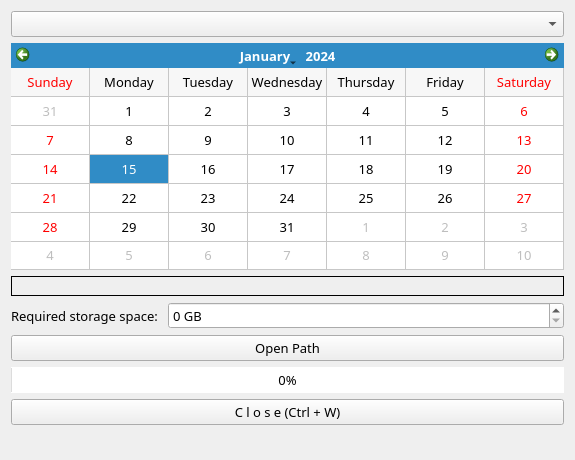
<?xml version="1.0" encoding="UTF-8"?>
<ui version="4.0">
 <class>Form</class>
 <widget class="QWidget" name="Form">
  <property name="windowModality">
   <enum>Qt::WindowModal</enum>
  </property>
  <property name="geometry">
   <rect>
    <x>0</x>
    <y>0</y>
    <width>424</width>
    <height>460</height>
   </rect>
  </property>
  <property name="font">
   <font>
    <family>KoPubWorld돋움체 Medium</family>
    <pointsize>10</pointsize>
    <weight>7</weight>
    <italic>false</italic>
    <bold>false</bold>
   </font>
  </property>
  <property name="cursor">
   <cursorShape>ArrowCursor</cursorShape>
  </property>
  <property name="windowTitle">
   <string>AFD</string>
  </property>
  <property name="windowIcon">
   <iconset>
    <normaloff>resource/afd.png</normaloff>resource/afd.png</iconset>
  </property>
  <property name="styleSheet">
   <string notr="true">font: 57 10pt &quot;KoPubWorld돋움체 Medium&quot;;</string>
  </property>
  <layout class="QVBoxLayout" name="verticalLayout">
   <item>
    <widget class="QComboBox" name="comboBox">
     <property name="styleSheet">
      <string notr="true"/>
     </property>
     <property name="currentText">
      <string/>
     </property>
    </widget>
   </item>
   <item>
    <widget class="QCalendarWidget" name="calendarWidget">
     <property name="sizePolicy">
      <sizepolicy hsizetype="Maximum" vsizetype="Preferred">
       <horstretch>0</horstretch>
       <verstretch>0</verstretch>
      </sizepolicy>
     </property>
     <property name="firstDayOfWeek">
      <enum>Qt::Sunday</enum>
     </property>
     <property name="gridVisible">
      <bool>true</bool>
     </property>
     <property name="horizontalHeaderFormat">
      <enum>QCalendarWidget::LongDayNames</enum>
     </property>
     <property name="verticalHeaderFormat">
      <enum>QCalendarWidget::NoVerticalHeader</enum>
     </property>
     <property name="navigationBarVisible">
      <bool>true</bool>
     </property>
     <property name="dateEditEnabled">
      <bool>true</bool>
     </property>
    </widget>
   </item>
   <item>
    <widget class="QLabel" name="label">
     <property name="styleSheet">
      <string notr="true">border: 1px solid black;</string>
     </property>
     <property name="text">
      <string/>
     </property>
     <property name="alignment">
      <set>Qt::AlignCenter</set>
     </property>
    </widget>
   </item>
   <item>
    <layout class="QHBoxLayout" name="horizontalLayout">
     <item>
      <widget class="QLabel" name="label_2">
       <property name="sizePolicy">
        <sizepolicy hsizetype="Maximum" vsizetype="Preferred">
         <horstretch>0</horstretch>
         <verstretch>0</verstretch>
        </sizepolicy>
       </property>
       <property name="text">
        <string>Required storage space: </string>
       </property>
      </widget>
     </item>
     <item>
      <widget class="QSpinBox" name="spinBox">
       <property name="suffix">
        <string> GB</string>
       </property>
       <property name="prefix">
        <string/>
       </property>
       <property name="maximum">
        <number>99999</number>
       </property>
      </widget>
     </item>
    </layout>
   </item>
   <item>
    <widget class="QPushButton" name="pushButton">
     <property name="styleSheet">
      <string notr="true"/>
     </property>
     <property name="text">
      <string>Open Path</string>
     </property>
    </widget>
   </item>
   <item>
    <widget class="QProgressBar" name="progressBar">
     <property name="sizePolicy">
      <sizepolicy hsizetype="Preferred" vsizetype="Fixed">
       <horstretch>0</horstretch>
       <verstretch>0</verstretch>
      </sizepolicy>
     </property>
     <property name="styleSheet">
      <string notr="true">border-color: rgb(255, 119, 226);</string>
     </property>
     <property name="minimum">
      <number>0</number>
     </property>
     <property name="value">
      <number>0</number>
     </property>
     <property name="alignment">
      <set>Qt::AlignCenter</set>
     </property>
    </widget>
   </item>
   <item>
    <widget class="QPushButton" name="exit_pushButton">
     <property name="font">
      <font>
       <family>KoPubWorld돋움체 Medium</family>
       <pointsize>10</pointsize>
       <weight>7</weight>
       <italic>false</italic>
       <bold>false</bold>
      </font>
     </property>
     <property name="cursor">
      <cursorShape>PointingHandCursor</cursorShape>
     </property>
     <property name="styleSheet">
      <string notr="true"/>
     </property>
     <property name="text">
      <string>C l o s e (Ctrl + W)</string>
     </property>
    </widget>
   </item>
   <item>
    <widget class="QLabel" name="complete_lbl">
     <property name="text">
      <string/>
     </property>
     <property name="alignment">
      <set>Qt::AlignCenter</set>
     </property>
    </widget>
   </item>
  </layout>
 </widget>
 <resources/>
 <connections/>
</ui>
